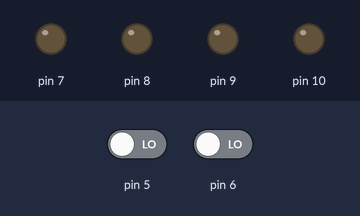
Simulated run of this sketch. Board: Arduino Uno, built with avr-gcc and run on an emulated ATmega328P. Shown: output pins drawn as LEDs (lit = HIGH). Inputs (shaded band) come from the test bench; at power-on: pin 5 LOW, pin 6 LOW.

Above: at 1.2 s.
1.3 s: pin 5 driven HIGH
At 1.5 s:
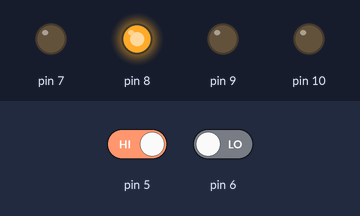
4.3 s: pin 5 driven LOW
At 4.9 s:
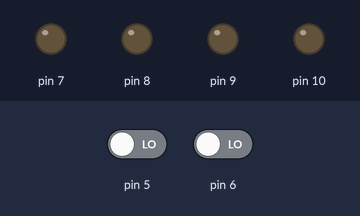
6.0 s: pin 6 driven HIGH
At 7.2 s:
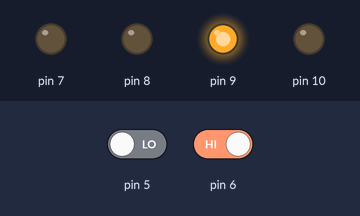
7.5 s: pin 6 driven LOW
At 8.4 s:
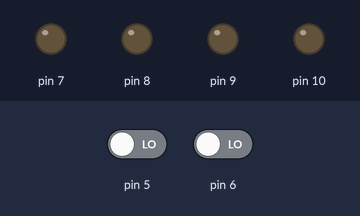
Timing chart, 0 to 10.1 s (numbered marks = the images above; inputs shaded):
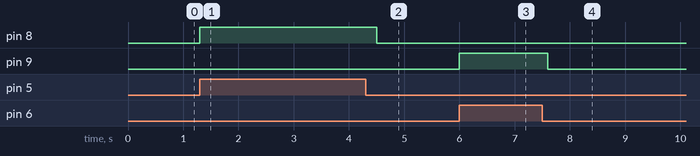

The sketch:

obstackle_avoider.ino
```cpp
void setup() {
  pinMode(5, INPUT);
  pinMode(6, INPUT);
  pinMode(10, OUTPUT);
  pinMode(9, OUTPUT);
  pinMode(8, OUTPUT);
  pinMode(7, OUTPUT);

}

void loop() {

  int c = digitalRead(5);
  int d = digitalRead(6);
  if (c == 1)
  {
    digitalWrite(10, 0);
    digitalWrite(9, 0);
    digitalWrite(8, 1);
    digitalWrite(7, 0);
    delay(400);
  }


  if (c == 1 && d == 1)
  {
    digitalWrite(10, 0);
    digitalWrite(9, 0);
    digitalWrite(8, 0);
    digitalWrite(7, 0);

  }

  else if (d == 1)
  {
    digitalWrite(10, 0);
    digitalWrite(9, 1);
    digitalWrite(8, 0);
    digitalWrite(7, 0);
    delay(400);
  }

  else
  {
    digitalWrite(10, 0);
    digitalWrite(9, 0);
    digitalWrite(8, 0);
    digitalWrite(7, 0);


  }


}
```

Measured:
- after the input at 1.3 s, pin 8: LOW → HIGH at once
- after the input at 4.3 s, pin 8: HIGH → LOW after 0.20 s
- after the input at 6.0 s, pin 9: LOW → HIGH at once
- after the input at 7.5 s, pin 9: HIGH → LOW after 0.10 s
